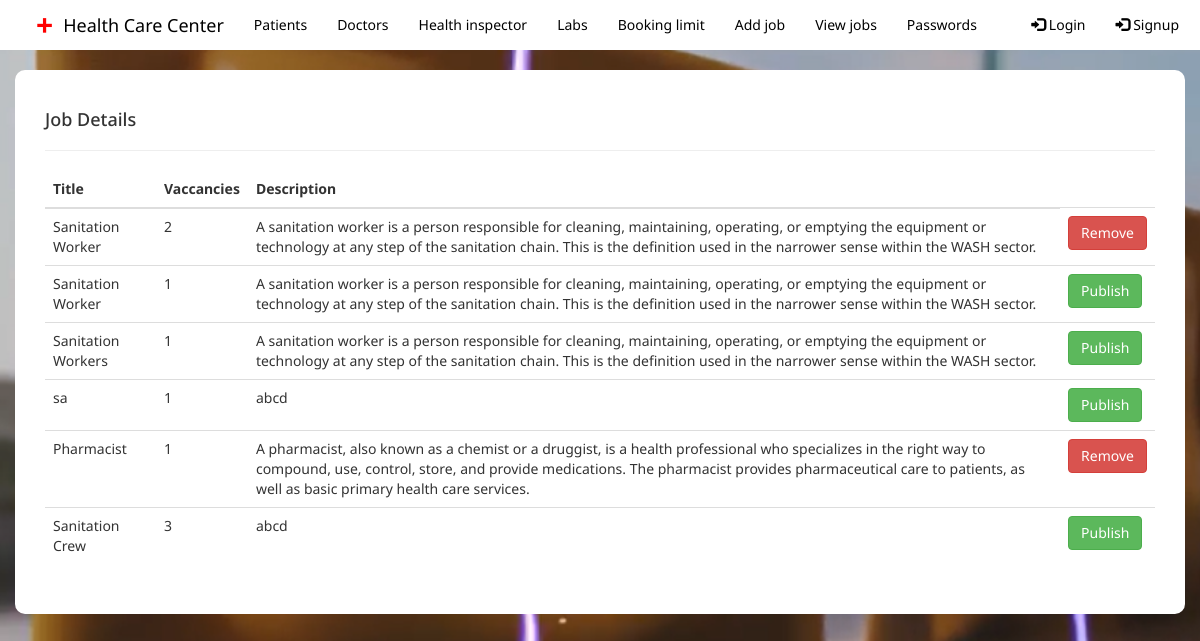
/admin_jobs/, run on the app's committed database.
### myapp/models.py (models this page shows, shortened)
class Jobs(models.Model):
    title = models.CharField(max_length=50)
    vaccancies = models.IntegerField(default=1)
    description = models.TextField()
    active = models.BooleanField(default=True)

### myapp/views.py (the view, shortened to what this page needs)
# urls.py: path('admin_jobs/', views.admin_jobs, name='admin_jobs'),
def admin_jobs(request):
    objects = models.Jobs.objects.all()
    return render(request, 'admin_jobs.html', {'objects':objects})

### myapp/templates/admin_jobs.html (shortened to what this page needs)
{% extends 'admin_base.html' %}
{% block body %}
<div class="container my-5" style="background-color: white; border-radius: 10px; padding: 30px;">
    {% if objects %}
<table class="table table-hovered">
    <thead>
        <h4>Job Details</h4><hr>
        <tr>
            <th>Title</th>
            <th>Vaccancies</th>
            <th>Description</th>
        </tr>
    </thead>
    <tbody>
        {% for i in objects %}
        <tr>
            <td>{{i.title}}</td>
            <td>{{i.vaccancies}}</td>
            <td>{{i.description}}</td>
            {% if i.active %}
            <form method="post">
                <td><button type="submit" class="btn btn-danger">Remove</button></td>
            </form>
            {% else %}
            <form method="post">
                <td><button type="submit" class="btn btn-success">Publish</button></td>
            </form>
            {% endif %}
        </tr>
        {% endfor %}
    </tbody>
</table>
    {% else %}
    <h4>No data found</h4>
    {% endif %}
</div>
{% endblock %}

### myapp/templates/admin_base.html (shortened to what this page needs)
<!DOCTYPE html>
<html lang="en">
<head>
    {% load static %}
    {% load crispy_forms_tags %}
    <link rel="stylesheet" href="https://maxcdn.bootstrapcdn.com/bootstrap/3.4.1/css/bootstrap.min.css">
    <link rel="stylesheet" type="text/css" href="{% static 'formdiv.css' %}">
</head>
{% block bodystyle %}
<body style="background-image: url('{% static 'homepage1.png' %}'); background-repeat:no-repeat;
      background-attachment: fixed;background-size:cover;">
    {% endblock %}
    <nav class="navbar">
      <div class="navbar-header">
          <a class="navbar-brand" href="{% url 'adminindex' %}" style="display: flex; gap: 10px;"><b style="font-size:30px;color:red">+</b>
              Health Care Center
          </a>
      </div>
            <ul class="nav navbar-nav">
                <li class="nav-item active">
                    <a class="nav-link" href="{% url 'admin_patients' %}">Patients <span class="sr-only">(current)</span></a>
                  </li>
                <li class="nav-item active">
                    <a class="nav-link" href="{% url 'admin_doctors' %}">Doctors <span class="sr-only">(current)</span></a>
                  </li>
                <li class="nav-item active">
                    <a class="nav-link" href="{% url 'admin_hi' %}">Health inspector <span class="sr-only">(current)</span></a>
                  </li>
                <li class="nav-item active">
                    <a class="nav-link" href="{% url 'admin_lab' %}">Labs <span class="sr-only">(current)</span></a>
                  </li>
                <li class="nav-item active">
                    <a class="nav-link" href="{% url 'admin_limit' %}">Booking limit <span class="sr-only">(current)</span></a>
                  </li>
                <li class="nav-item active">
                    <a class="nav-link" href="{% url 'admin_job' %}">Add job<span class="sr-only">(current)</span></a>
                  </li>
                <li class="nav-item active">
                    <a class="nav-link" href="{% url 'admin_jobs' %}">View jobs<span class="sr-only">(current)</span></a>
                  </li>
                <li class="nav-item active">
                    <a class="nav-link" href="{% url 'admin_password' %}">Passwords<span class="sr-only">(current)</span></a>
                  </li>
            </ul>
            <ul class="nav navbar-nav navbar-right" style="display: flex;align-items: center;">
                {% if request.user.is_authenticated %}
                  <li><span></span>Welcome {{request.user.username}}</li>
                  <li><a href="{% url 'user_logout' %}"><span class="glyphicon glyphicon-user"></span>Logout</a></li>
                {% else %}
                <li><a href="{% url 'user_login' %}"><span class="glyphicon glyphicon-log-in"></span> Login</a></li>
                <li><a href="{% url 'usertype' %}"><span class="glyphicon glyphicon-log-in"></span> Signup</a></li>
                {% endif %}
            </ul>
    </nav>
    {% block body %}
    {% endblock %}
</body>
</html>

### myapp/static/formdiv.css (style rules this page uses)
* { margin: 0; padding: 0; font-family: "Noto Sans", sans-serif;; }

### data on the page
Jobs: title "Sanitation Worker", vaccancies "2", description "A sanitation worker is a person responsible for cleaning, maintaining, operating, or emptying the equipment or technology at any step of the sanitation chain. This is the definition used in the narrower sense within the WASH sector."
Jobs: title "Sanitation Worker", vaccancies "1", description "A sanitation worker is a person responsible for cleaning, maintaining, operating, or emptying the equipment or technology at any step of the sanitation chain. This is the definition used in the narrower sense within the WASH sector."
Jobs: title "Sanitation Workers", vaccancies "1", description "A sanitation worker is a person responsible for cleaning, maintaining, operating, or emptying the equipment or technology at any step of the sanitation chain. This is the definition used in the narrower sense within the WASH sector."
Jobs: title "sa", vaccancies "1", description "abcd"
Jobs: title "Pharmacist", vaccancies "1", description "A pharmacist, also known as a chemist or a druggist, is a health professional who specializes in the right way to compound, use, control, store, and provide medications. The pharmacist provides pharmaceutical care to patients, as well as basic primary health care services."
Jobs: title "Sanitation Crew", vaccancies "3", description "abcd"
